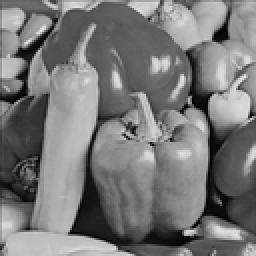
%> input picture High-capacity RDHEI based on extended run-length coding and block-based MSB plane rearrangement/测试图像/Peppers.tiff, 128 x 128 px, shrunk from 512 x 512 before the run (shown 2 times larger)
$ octave Main.m   (GNU Octave 9; MATLAB toolbox functions it lacks are replaced by stand-ins)
%> lines starting %> are read from the running program, lines starting %| are printed output that depends on the picture
### High-capacity RDHEI based on extended run-length coding and block-based MSB plane rearrangement/Vacate_Encrypt.m
function [ES_I,num_LSB] = Vacate_Encrypt(origin_I,Block_size,L_fix,K_en,K_sh)
% 函数说明：空出图像空间并加密原始图像，得到空出嵌入空间的加密图像
% 输入：origin_I（原始图像）,Block_size（分块大小）,L_fix（定长编码参数）,K_en（图像加密密钥）,K_sh（图像混洗密钥）
% 输出：ES_I（压缩之后的加密混洗图像）

[row,col] = size(origin_I); %计算origin_I的行列值
%% 在原始图像中空出可以嵌入秘密信息的空间
[vacate_I,num_LSB] = Vacate_Room(origin_I,Block_size,L_fix);
%% 根据图像加密密钥K_en加密图像vacate_I
rand('seed',K_en); %设置种子
E = round(rand(row,col)*255); %生成大小为row*col的伪随机数矩阵
encrypt_I = vacate_I;
for i=1:row  %根据伪随机数矩阵E对图像vacate_I进行bit级加密
    for j=1:col
        encrypt_I(i,j) = bitxor(vacate_I(i,j),E(i,j));
    end
end
%% 在图像的LSB位平面记录空出的空间大小
transition_I = encrypt_I;
num = ceil(log2(row))+ceil(log2(col))+2; %记录空出空间大小需要的比特数
room_bits = zeros(1,num);
bin2 = dec2bin(num_LSB)-'0'; %将空出空间的大小转换成二进制
len = length(bin2);
if len<num
    room_bits(num-len+1:num) = bin2;
else
    room_bits = bin2;
end
for i=1:num %将空出空间大小记录在图像最低位平面的第一行
    value_0 = transition_I(1,i);
    bit = room_bits(i);
    value_1 = (floor(value_0/2))*2 + bit;
    transition_I(1,i) = value_1;
end
%% 根据图像混洗密钥K_sh混洗图像transition_I
rand('seed',K_sh); %设置种子
SH = randperm(row*col); %生成大小为row*col的伪随机序列
[shuffle_I] = Image_Shuffle(transition_I,SH);
%% 记录含有嵌入空间的加密混洗图像
ES_I = shuffle_I;

### High-capacity RDHEI based on extended run-length coding and block-based MSB plane rearrangement/Vacate_Room.m
function [vacate_I,num_LSB] = Vacate_Room(origin_I,Block_size,L_fix)
% 函数说明：利用BMPR算法压缩原始图像，以空出可以嵌入秘密信息的空间
% 输入：origin_I（原始图像）,Block_size（分块大小）,L_fix（定长编码参数）
% 输出：vacate_I（空出空间的图像）,num_LSB（空出的总空间大小）

[row,col] = size(origin_I); %计算origin_I的行列值
%% 提取3个低位位平面的比特流（1→3）
% [11 lines of commented-out code are left out]
LSB = zeros(); %记录全部的低位比特流
num_lsb = 0; %计数
for pl=1:3  %8代表最高位MSB
    [Plane] = BitPlanes_Extract(origin_I,pl); %提取第pl个位平面
    Trans_Plane = Plane'; %矩阵转置
    TP_bits = reshape(Trans_Plane,1,row*col); %将Trans_Plane转换成一维矩阵，按列遍历
    LSB(num_lsb+1:num_lsb+row*col) = TP_bits;
    num_lsb = num_lsb+row*col;
end
%% 从高到低依次求图像最终位平面的比特流（8→4）
num_pl = 0; %用来记录可压缩位平面数
PL_comp = cell(0); %用来记录压缩后的位平面
num_LSB = 0; %计数，总空间大小
for pl=8:-1:4  %8代表最高位平面，即像素的MSB
    %% ----------------------提取第pl个位平面----------------------%
    [Plane] = BitPlanes_Extract(origin_I,pl);
    %% ----------------------压缩第pl个位平面----------------------%
    [CBS,type] = BitPlanes_Compress(Plane,Block_size,L_fix);
    %% ------------------记录最终的位平面的比特流-------------------%
    len_CBS = length(CBS); %压缩位平面比特流的长度
    num = ceil(log2(row)) + ceil(log2(col)); %记录长度信息需要的比特数
    if len_CBS+num+2 <= row*col %判断第pl个位平面是否可以压缩
         num_pl = num_pl+1;
         PL_bits = zeros(1,row*col); %用来记录最终位平面的比特流
         num_bits = 0; %计数
         %----------------在MSB位平面中记录公共参数（10bits）---------------%
         if pl==8
             [bin28_Bs] = BinaryConversion_10_2(Block_size); %将分块大小Block_size转换成8位二进制
             PL_bits(num_bits+1:num_bits+4) = bin28_Bs(5:8); %用4bit表示分块大小Block_size
             num_bits = num_bits + 4;
             [bin28_Lf] = BinaryConversion_10_2(L_fix); %将参数L_fix转换成8位二进制
             PL_bits(num_bits+1:num_bits+3) = bin28_Lf(6:8); %用3bit表示参数L_fix
             num_bits = num_bits + 3;
             [bin28_pl] = BinaryConversion_10_2(num_pl); %将位平面数量num_pl转换成8位二进制
             PL_bits(num_bits+1:num_bits+3) = bin28_pl(6:8); %用3bit表示位平面数量num_pl
             num_bits = num_bits + 3;
         end
         %--------------------记录位平面的重排列方式type--------------------%
         bin2_type = dec2bin(type)-'0'; %将位平面重排列方式转换成二进制
         if length(bin2_type) == 1  %位平面重排列方式用2比特表示
             tem = bin2_type(1);
             bin2_type(1) = 0;
             bin2_type(2) = tem;
         end
         PL_bits(num_bits+1:num_bits+2) = bin2_type; %用2bit表示位平面重排列方式
         num_bits = num_bits + 2;
         %----------------记录位平面压缩比特流CBS及其长度信息----------------%
         len_CBS_bits = zeros(1,num);
         bin2_len_CBS = dec2bin(len_CBS)-'0'; %将压缩位平面比特流的长度转换成二进制
         len = length(bin2_len_CBS);
         len_CBS_bits(num-len+1:num) = bin2_len_CBS;
         PL_bits(num_bits+1:num_bits+num) = len_CBS_bits; %用num比特来表示压缩位平面比特流的长度
         num_bits = num_bits + num;
         PL_bits(num_bits+1:num_bits+len_CBS) = CBS; %记录压缩位平面比特流
         num_bits = num_bits + len_CBS;
         %---------------计算空出的空间大小并嵌入低位平面的LSB---------------%
         room = row*col - num_bits; %空出的空间大小
         PL_bits(num_bits+1:num_bits+room) = LSB(num_LSB+1:num_LSB+room); %嵌入低位平面的LSB
         %----------------记录最终位平面比特流和空出的空间大小---------------%
         PL_comp{num_pl} = PL_bits;
         num_LSB = num_LSB + room;
    else
        break;
    end
end
%% 更新最高位平面中记录的可压缩位平面数的信息
if num_pl >= 1
    PL_bits = PL_comp{1}; %最高位平面的比特流
    [bin28_pl] = BinaryConversion_10_2(num_pl); %将位平面数量num_pl转换成8位二进制
    PL_bits(8:10) = bin28_pl(6:8); %用3bit表示位平面数量num_pl
    PL_comp{1} = PL_bits;
end
%% 将最终的位平面比特流放回原始图像中
vacate_I = origin_I;
for k=1:num_pl
    pl = 8-k+1; %表示哪一个位平面
    PL_bits = PL_comp{k}; %最终位平面比特流
    Trans_Plane = reshape(PL_bits,row,col); %换成矩阵,以列排序
    Plane = Trans_Plane'; %矩阵转置
% [8 lines of commented-out code are left out]
    [RI] = BitPlanes_Embed(vacate_I,Plane,pl); %将最终位平面矩阵放回图像中
    vacate_I = RI;
end

### High-capacity RDHEI based on extended run-length coding and block-based MSB plane rearrangement/BitPlanes_Extract.m
function [Plane] = BitPlanes_Extract(I,pl)
% 函数说明：从图像I中提取第pl个位平面
% 输入：I（图像矩阵）,pl（位平面）
% 输出：Plane（位平面矩阵）

[row,col] = size(I);
Plane = zeros(row,col);
for i=1:row
    for j=1:col
        value = I(i,j); %当前位置的像素值
        [bin2_8] = BinaryConversion_10_2(value); %将像素值value转换成8位二进制数
        index = 8 - pl + 1; %像素第pl个位平面的索引
        Plane(i,j) = bin2_8(index); %几录第pl个位平面的值
    end
end

### High-capacity RDHEI based on extended run-length coding and block-based MSB plane rearrangement/Main.m
clear
clc
% [4 lines of commented-out code are left out]
I = imread('测试图像\Peppers.tiff');
%> I is the input picture: size 128x128 uint8; min 0, max 232, mean 120.3

% I = imread('测试图像\Airplane_0.tiff');
% I = imread('测试图像\Baboon.tiff');=- cv
% I = imread('测试图像\Tiffany.tiff');
origin_I = double(I);
%% 产生二进制秘密数据
num = 10000000;
rand('seed',0); %设置种子
D = round(rand(1,num)*1); %产生稳定随机数
%% 设置密钥
K_en = 1; %图像加密密钥
K_sh = 2; %图像混洗密钥
K_hide=3; %数据嵌入密钥
%% 设置参数
Block_size = 2; %分块大小
L_fix = 3; %定长编码参数
%% 空出图像空间并加密混洗图像（内容所有者）
[ES_I,num_LSB] = Vacate_Encrypt(origin_I,Block_size,L_fix,K_en,K_sh);
%> the loop in Vacate_Room, `for pl=1:3` made 3 passes
%> pass 1, in Vacate_Room, `[Plane] = BitPlanes_Extract(origin_I,pl);`:
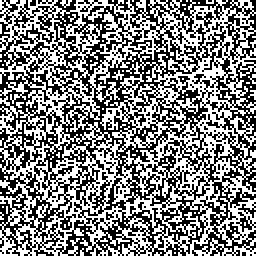
%> Plane: size 128x128 double (shown 2 times larger); values 0 (black) and 1 (white), 50.6% white; black in thin lines or dots
%> pass 1, in Vacate_Room, `Trans_Plane = Plane';`:
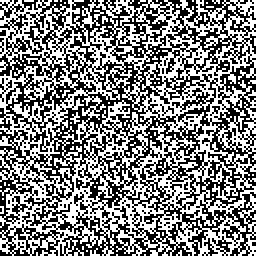
%> Trans_Plane: size 128x128 double (shown 2 times larger); values 0 (black) and 1 (white), 50.6% white; black in thin lines or dots
%> pass 2, in Vacate_Room, `[Plane] = BitPlanes_Extract(origin_I,pl);`:
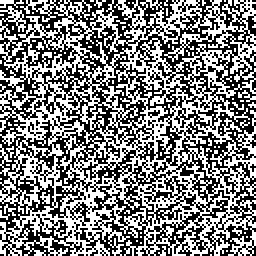
%> Plane: size 128x128 double (shown 2 times larger); values 0 (black) and 1 (white), 49.7% white in thin lines or dots
%> pass 2, in Vacate_Room, `Trans_Plane = Plane';`:
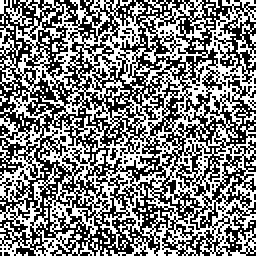
%> Trans_Plane: size 128x128 double (shown 2 times larger); values 0 (black) and 1 (white), 49.7% white in thin lines or dots
%> (the run ends here)
